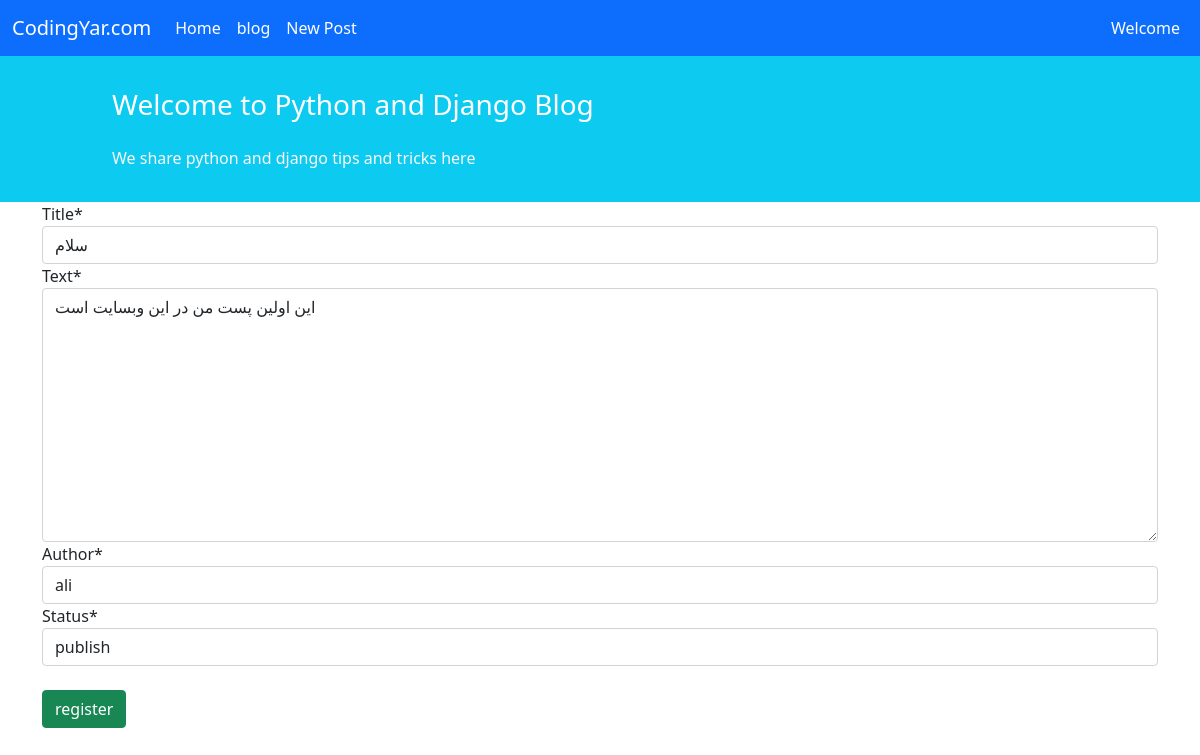
Screenshot of /blog/1/update/ with the database file from the repository.
### blog/models.py (models this page shows, shortened)
class Post(models.Model):
    STATUS_CHOICE = (
        ('pub', 'publish'),
        ('drf', 'draft'),
    )
    title = models.CharField(max_length=50)
    text = models.TextField()
    author = models.ForeignKey(get_user_model(), on_delete=models.CASCADE)
    datetime_created = models.DateTimeField(auto_now_add=True)
    datetime_modified = models.DateTimeField(auto_now=True)
    status = models.CharField(max_length=3, choices=STATUS_CHOICE)

### blog/views.py (the view)
# urls.py: path('<int:pk>/update/', views.PostUpdateView.as_view(), name='post_update'),
class PostUpdateView(generic.UpdateView):
    model = Post
    form_class = PostModelForm
    template_name = 'blog/post_create.html'

### blog/forms.py
class PostModelForm(forms.ModelForm):
    class Meta:
        model = Post
        fields = ['title', 'text', 'author', 'status']

### blog/templates/blog/post_create.html (shortened to what this page needs)
{% extends '_base.html' %}
{% load crispy_forms_tags %}
{% block content %}
    <form action="" method="post">
        {{ form|crispy }}<br>
        <input type="submit" class="btn btn-success" value="register">
    </form>
{% endblock %}

### rows the page displays
Post: title "سلام", text "این اولین پست من در این وبسایت است", author "ali", status "publish"
